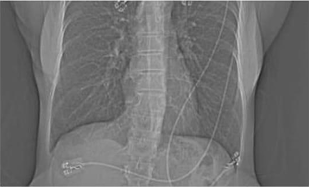
#> input picture lab2/4.PNG, 309 x 187 px, given in place of dalat.jpg, which was not available
$ jupyter execute --allow-errors Lab4.ipynb   (text cells are left out)
#> lines starting #> are read from the running program, lines starting #| are printed output that depends on the picture; after the words box and inside, x2 and y2 are one past the last pixel; in counts of white or black regions, pixels touching at a corner belong together; pictures that were not available may be replaced by others from this repository, and a replacement may not be noted
[cell 1]
from PIL import Image
import numpy as np
import imageio.v2 as iio
import scipy.ndimage as nd
import matplotlib.pylab as plt
from skimage.filters.thresholding import threshold_otsu

data = Image.open('dalat.jpg').convert('L')

a = np.asarray(data)

thres = threshold_otsu(a)
#> thres = 116

b = a > thres
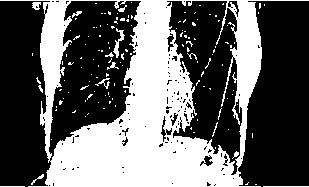
#> b: shape (187, 309) bool; 39.2% white; 140 white regions (126 under 20 px), largest, box (x1, y1, x2, y2) and area: (0, 0, 309, 187) 21610, (113, 28, 125, 58) 113, (32, 2, 41, 10) 51

b = Image.fromarray(b)

plt.imshow(b)
plt.show()

[cell 2]
from PIL import Image
import numpy as np
import imageio.v2 as iio
import scipy.ndimage as nd
import matplotlib.pylab as plt
from skimage.filters import threshold_local

data = Image.open('dalat.jpg').convert('L')

a = np.asarray(data)

# performing local thresholding
b = threshold_local(a, 39, offset=10)
#> b: shape (187, 309) float64

b = Image.fromarray(b)
#> b: PIL image 309x187 F

plt.imshow(b)
plt.show()

[cell 3]
import cv2
from PIL import Image
import numpy as np
import imageio.v2 as iio
from scipy.ndimage import label
import matplotlib.pylab as plt
from skimage.filters import threshold_local

data = cv2.imread('dalat.jpg')
#> data: shape (187, 309, 3); min 38, max 228, mean 112.5

a = cv2.cvtColor(data, cv2.COLOR_BGR2GRAY)

thresh, b1 = cv2.threshold(a, 0, 255, cv2.THRESH_BINARY_INV + cv2.THRESH_OTSU)
#> thresh = 116


b2 = cv2.erode(b1, None, iterations=2)
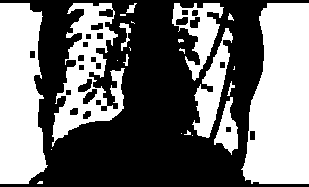
#> b2: shape (187, 309); 44.5% white; 23 white regions (12 under 20 px), largest, box (x1, y1, x2, y2) and area: (241, 3, 309, 184) 9760, (0, 3, 48, 184) 7083, (52, 3, 125, 147) 4493

dist_trans = cv2.distanceTransform(b2, cv2.DIST_L2, 3)
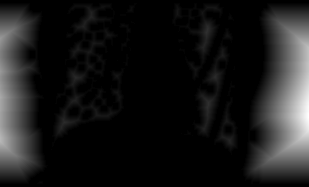
#> dist_trans: shape (187, 309) float32; min 0, max 57.3, mean 5.8; drawn with min black and max white


thresh, dt = cv2.threshold(dist_trans, 1, 255, cv2.THRESH_BINARY)
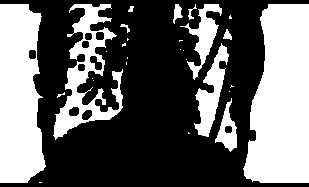
#> dt: shape (187, 309) float32; 39.4% white; 28 white regions (17 under 20 px), largest, box (x1, y1, x2, y2) and area: (243, 4, 309, 183) 9440, (0, 4, 46, 183) 6783, (53, 4, 123, 140) 3327
# performing labeling
labelled, ncc = label(dt)
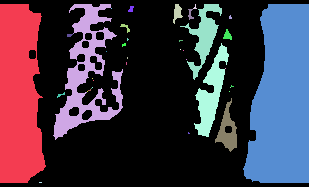
#> labelled: shape (187, 309) int32; 39 distinct labels, from 0 to 38; one colour per label, 0 black
#> ncc = 38
# labelled is converted to 32-bit integer
labelled = labelled.astype(np.int32)
# performing watershed
cv2.watershed(data, labelled)
b = Image.fromarray(labelled)
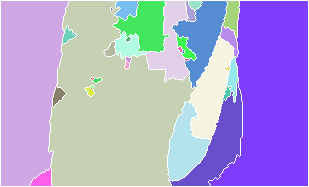
#> b: PIL image 309x187 I; 39 distinct labels, from -1 to 38; one colour per label, 0 black, -1 white

plt.imshow(b)
plt.show()
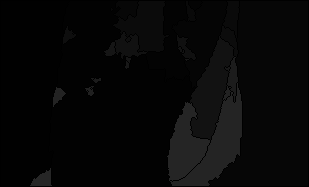
#> shown: shape (187, 309, 4); mean R, G, B, A 7, 7, 7, 255

[cell 4]
import cv2
from PIL import Image
import numpy as np
import imageio.v2 as iio
import scipy.ndimage as nd
from scipy.ndimage import label
import matplotlib.pylab as plt
from skimage.filters import threshold_local


data = Image.open('a.gif').convert('L')
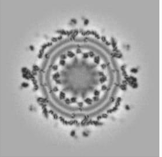
#> input picture lab2/5.PNG, 162 x 157 px, given in place of a.gif, which was not available
#> data: PIL image 162x157 L
b = nd.binary_dilation(data, iterations=50)
#> b: shape (157, 162) bool; every value is 1

c = Image.fromarray(b)
#> c: PIL image 162x157 1; every value is 1
c.show()
plt.imshow(c)
plt.show()

[cell 5]
import cv2
from PIL import Image
import numpy as np
import imageio.v2 as iio
import scipy.ndimage as nd
from scipy.ndimage import label # This import is present in the image but not used in the provided code snippet
import matplotlib.pylab as plt
from skimage.filters import threshold_local # This import is present in the image but not used in the provided code snippet

# opening the image and converting it to grayscale
data = Image.open('a.gif').convert('L')
# defining the structuring element
s = [[0, 1, 0], [1, 1, 1], [0, 1, 0]]
b = nd.binary_opening(data, structure=s, iterations=25)
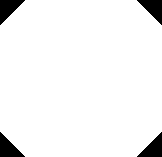
#> b: shape (157, 162) bool; 94.9% white; 4 black regions, box (x1, y1, x2, y2) and area: (0, 0, 25, 25) 325, (137, 0, 162, 25) 325, (0, 132, 25, 157) 325, (137, 132, 162, 157) 325

c = Image.fromarray(b)
c.show()
plt.imshow(c)
plt.show()

#> (a cell that did not finish here is left out)

[cell 7]
import cv2
from PIL import Image
import numpy as np
import imageio.v2 as iio
import scipy.ndimage as nd
from scipy.ndimage import label # This import is present in the image but not used in the provided code snippet
import matplotlib.pylab as plt
from skimage.filters import threshold_local # This import is present in the image but not used in the provided code snippet

# opening the image and converting it to grayscale
data = Image.open('a.gif').convert('L')
# defining the structuring element
s = [[0, 1, 0], [1, 1, 1], [0, 1, 0]]
b = nd.binary_erosion(data, structure=s, iterations=50)
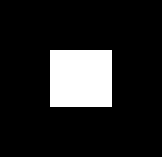
#> b: shape (157, 162) bool; 13.9% white; 1 white region, box (x1, y1, x2, y2) and area: (50, 50, 112, 107) 3534

c = Image.fromarray(b)
c.show()
plt.imshow(c)
plt.show()

[cell 8]
import cv2
from PIL import Image
import numpy as np
import imageio.v2 as iio
import scipy.ndimage as nd
from scipy.ndimage import label # This import is present in the image but not used in the provided code snippet
import matplotlib.pylab as plt
from skimage.filters import threshold_local # This import is present in the image but not used in the provided code snippet

# opening the image and converting it to grayscale
data = Image.open('a.gif').convert('L')
# defining the structuring element
s = [[0, 1, 0], [1, 1, 1], [0, 1, 0]]
b = nd.binary_closing(data, structure=s, iterations=50)

c = Image.fromarray(b)
c.show()
plt.imshow(c)
plt.show()

[cell 9]
import cv2
import numpy as np
import matplotlib.pyplot as plt
from skimage.filters import threshold_otsu
import os

# --- 1. Load the image ---
# Assuming the image 'dalat.jpg' is in a folder named 'exercise'
# You might need to adjust the path if your setup is different.
image_path = os.path.join('exercise', 'dalat.jpg')

# Check if the image file exists
#> (the rest of this cell did not finish here and is left out)

[cell 10]
import cv2
import numpy as np
import matplotlib.pyplot as plt
import os

# --- Cài đặt đường dẫn ảnh và tọa độ vùng Hồ Xuân Hương ---
image_path = os.path.join('exercise', 'dalat.jpg')

# Tọa độ vùng Hồ Xuân Hương ban đầu (y_start, y_end, x_start, x_end)
# BẠN CẦN ĐIỀU CHỈNH CÁC GIÁ TRỊ NÀY CHO PHÙ HỢP VỚI ẢNH CỦA BẠN
y1_original, y2_original = 250, 550  # Ví dụ: từ hàng 250 đến 550
x1_original, x2_original = 150, 600  # Ví dụ: từ cột 150 đến 600

# --- 1. Đọc và chuyển đổi ảnh sang grayscale ---
img_bgr = cv2.imread(image_path)
#> img_bgr: shape (157, 162, 3); min 40, max 255, mean 168

if img_bgr is None:
    print(f"Lỗi: Không thể mở hoặc tìm thấy ảnh tại {image_path}")
    print("Vui lòng đảm bảo 'dalat.jpg' nằm trong thư mục 'exercise'.")
    exit()

img_gray = cv2.cvtColor(img_bgr, cv2.COLOR_BGR2GRAY)

# Đảm bảo vùng chọn nằm trong giới hạn ảnh
img_height, img_width = img_gray.shape
#> img_height = 157; img_width = 162
y1_original = max(0, y1_original)
y2_original = min(img_height, y2_original)
#> y2_original = 157
x1_original = max(0, x1_original)
x2_original = min(img_width, x2_original)
#> x2_original = 162

# --- 2. Chọn vùng Hồ Xuân Hương ---
ho_xuan_huong_region = img_gray[y1_original:y2_original, x1_original:x2_original].copy()
#> ho_xuan_huong_region = empty array

#> (the rest of this cell did not finish here and is left out)

[cell 11]
import cv2
import numpy as np
import matplotlib.pyplot as plt
import os
from scipy.ndimage import binary_closing

# --- Cài đặt đường dẫn ảnh và tọa độ vùng Quảng trường Lâm Viên ---
image_path = os.path.join('exercise', 'dalat.jpg')

# Tọa độ vùng Quảng trường Lâm Viên ban đầu (y_start, y_end, x_start, x_end)
# BẠN CẦN ĐIỀU CHỈNH CÁC GIÁ TRỊ NÀY CHO PHÙ HỢP VỚI ẢNH CỦA BẠN
y1, y2 = 350, 650  # Ví dụ: từ hàng 350 đến 650
x1, x2 = 300, 700  # Ví dụ: từ cột 300 đến 700

# --- 1. Đọc ảnh và chuyển đổi sang grayscale ---
img_bgr = cv2.imread(image_path)

if img_bgr is None:
    print(f"Lỗi: Không thể mở hoặc tìm thấy ảnh tại {image_path}")
    print("Vui lòng đảm bảo 'dalat.jpg' nằm trong thư mục 'exercise'.")
    exit()

img_gray = cv2.cvtColor(img_bgr, cv2.COLOR_BGR2GRAY)

# Đảm bảo vùng chọn nằm trong giới hạn ảnh
img_height, img_width = img_gray.shape
y1 = max(0, y1)
y2 = min(img_height, y2)
#> y2 = 157
x1 = max(0, x1)
x2 = min(img_width, x2)
#> x2 = 162

# --- 2. Chọn vùng Quảng trường Lâm Viên và áp dụng Coordinate Mapping (tạo mask) ---
# Tạo một mask nhị phân cho vùng chọn
mask = np.zeros_like(img_gray, dtype=np.uint8)
mask[y1:y2, x1:x2] = 255 # Đặt các pixel trong vùng chọn thành màu trắng (255)

# Áp dụng mask lên ảnh grayscale gốc để chỉ lấy vùng quan tâm
# Các pixel ngoài vùng mask sẽ là 0 (đen)
region_of_interest = cv2.bitwise_and(img_gray, img_gray, mask=mask)
#> region_of_interest: shape (157, 162); every value is 0

# Để áp dụng binary closing, chúng ta cần một ảnh nhị phân (chỉ 0 và 1 hoặc 0 và 255).
# Giả sử chúng ta muốn áp dụng closing lên chính vùng đó,
# chúng ta có thể ngưỡng hóa nó trước nếu nó có nhiều sắc độ xám.
# Hoặc nếu mục đích là làm mịn biên của vùng đã chọn, chúng ta có thể làm việc trực tiếp trên mask.
# Tôi sẽ áp dụng binary closing trên vùng đã được tách ra từ ảnh gốc (region_of_interest)
# sau khi đã ngưỡng hóa nó.

# Thường thì Binary Closing hoạt động tốt nhất trên ảnh đã được nhị phân hóa.
# Ta sẽ nhị phân hóa vùng quan tâm này (ví dụ, bằng Otsu hoặc một ngưỡng cố định)
# để có thể áp dụng binary closing một cách hiệu quả.
# Nếu mục tiêu là làm mịn biên của MASK, thì làm trên mask trực tiếp sẽ hợp lý hơn.
# Với yêu cầu "Binary Closing cho vùng vừa chọn", tôi sẽ giả định là trên chính mask vùng chọn.

# Chuyển mask sang boolean cho scipy.ndimage
mask_boolean = mask > 0

# --- 3. Dùng phương pháp Binary Closing cho vùng vừa chọn ---
# Định nghĩa một structuring element (kernel)
# Kernel hình elip hoặc hình chữ nhật thường được dùng
# Example: kernel = np.ones((5,5),np.uint8) for a 5x5 square
# For scipy.ndimage, a simple square structuring element:
struct_element = np.ones((5,5), dtype=bool) # Ví dụ kernel 5x5
# Bạn có thể thử các kích thước kernel khác nhau hoặc hình dạng khác

closed_mask_boolean = binary_closing(mask_boolean, structure=struct_element, iterations=1)
closed_mask = (closed_mask_boolean * 255).astype(np.uint8)

# Áp dụng mask đã đóng lên ảnh grayscale gốc để lấy kết quả cuối cùng
final_image = cv2.bitwise_and(img_gray, img_gray, mask=closed_mask)


# Để minh họa rõ hơn, chúng ta có thể tạo một ảnh màu highlight
highlighted_img = img_bgr.copy()
# Tạo mask màu xanh cho vùng đã được xử lý
highlighted_img[closed_mask > 0] = [255, 0, 0] # Màu xanh dương (BGR) cho vùng đã đóng


# --- 4. Lưu vào máy với tên quan_truong_lam_vien.jpg ---
output_filename = 'quan_truong_lam_vien.jpg'
cv2.imwrite(output_filename, final_image) # Lưu ảnh grayscale đã đóng
print(f"Ảnh kết quả được lưu tại: '{output_filename}'")

# --- Hiển thị ảnh trên màn hình ---
plt.figure(figsize=(15, 6))

plt.subplot(1, 3, 1)
plt.imshow(img_bgr[:, :, ::-1]) # Ảnh gốc
plt.title('Ảnh gốc Đà Lạt')
plt.axis('off')

plt.subplot(1, 3, 2)
plt.imshow(mask, cmap='gray') # Mask ban đầu
plt.title('Mask vùng Quảng trường Lâm Viên')
plt.axis('off')

plt.subplot(1, 3, 3)
plt.imshow(final_image, cmap='gray') # Ảnh đã áp dụng Binary Closing
plt.title('Vùng đã áp dụng Binary Closing')
plt.axis('off')

plt.tight_layout()
plt.show()

# Hiển thị ảnh gốc với vùng đã xử lý được highlight
plt.figure(figsize=(8, 8))
plt.imshow(highlighted_img[:, :, ::-1])
plt.title('Vùng Quảng trường Lâm Viên (đã đóng) trên ảnh gốc')
plt.axis('off')
plt.show()

[cell 12]
import cv2
import numpy as np
import matplotlib.pyplot as plt
import os
from skimage.filters import threshold_otsu
from scipy.ndimage import binary_dilation, binary_erosion # Used for dilation and erosion

# --- Configuration ---
IMAGE_PATH = os.path.join('exercise', 'dalat.jpg')

# Define regions (These are example coordinates, adjust as needed for your 'dalat.jpg')
# LangBiang coordinates (for Shift and Otsu)
LANG_BIANG_COORDS = {'y1': 100, 'y2': 300, 'x1': 200, 'x2': 450}
# Ho Xuan Huong coordinates (for Rotate and Adaptive Thresholding)
HO_XUAN_HUONG_COORDS = {'y1': 250, 'y2': 550, 'x1': 150, 'x2': 600}
# Quan Truong Lam Vien coordinates (for Coordinate Mapping and Binary operations)
QUAN_TRUONG_LAM_VIEN_COORDS = {'y1': 350, 'y2': 650, 'x1': 300, 'x2': 700}

# --- Helper Functions for Image Operations ---

def load_and_preprocess_image(path):
    """Loads an image and converts it to grayscale."""
    img_bgr = cv2.imread(path)
    if img_bgr is None:
        print(f"Lỗi: Không thể mở hoặc tìm thấy ảnh tại {path}")
        return None, None
    img_gray = cv2.cvtColor(img_bgr, cv2.COLOR_BGR2GRAY)
    return img_bgr, img_gray

def get_region_of_interest(img, coords):
    """Extracts a region of interest based on given coordinates."""
    y1, y2, x1, x2 = coords['y1'], coords['y2'], coords['x1'], coords['x2']
    img_height, img_width = img.shape
    y1 = max(0, y1)
    y2 = min(img_height, y2)
    x1 = max(0, x1)
    x2 = min(img_width, x2)
    return img[y1:y2, x1:x2].copy(), (y1, y2, x1, x2)

def coordinate_mapping(img_gray, coords):
    """Applies coordinate mapping to create a mask for a specific region."""
    y1, y2, x1, x2 = coords['y1'], coords['y2'], coords['x1'], coords['x2']

    mask = np.zeros_like(img_gray, dtype=np.uint8)
    mask[y1:y2, x1:x2] = 255

    # Return the mask. The actual image processing will be done on this mask or with it.
    return mask

# [107 lines left out: functions rotate_object, scale_object, shift_object, adaptive_thresholding_segment, binary_dilation_segment, binary_erosion_segment and 1 more, not called in this run]

# --- Main Program Logic ---

def display_menu():
    print("\n--- Menu Xử lý ảnh ---")
    print("geometric_transformation")
    print("  1. coordinate_mapping")
    print("  2. Rotate")
    print("  3. Scale")
    print("  4. Shift")
    print("segment")
    print("  5. Adaptive_thresholding")
    print("  6. Binary_dilation")
    print("  7. Binary_erosion")
    print("  8. Otsu")
    print("-------------------------")
    print("9. Kết hợp 2 chức năng (1 geometric_transformation + 1 segment)")
    print("0. Thoát")
    print("-------------------------")

def get_user_choice(prompt):
    while True:
        try:
            choice = input(prompt).strip()
            if choice.lower() == 'thoat' or choice == '0':
                return '0'
            return choice
        except ValueError:
            print("Lựa chọn không hợp lệ. Vui lòng nhập số.")

def process_single_function(choice, img_bgr, img_gray):
    result_img = None
    title = ""
    coords = None # To store coordinates of the region chosen

    if choice == '1': # coordinate_mapping
        coords = QUAN_TRUONG_LAM_VIEN_COORDS
        region, _ = get_region_of_interest(img_gray, coords)
        mask = coordinate_mapping(img_gray, coords)
        # For display, show the masked original region
        result_img = cv2.bitwise_and(img_gray, img_gray, mask=mask)
        title = "Coordinate Mapping (Quảng trường Lâm Viên)"

    elif choice == '2': # Rotate
        coords = HO_XUAN_HUONG_COORDS
        region, _ = get_region_of_interest(img_gray, coords)
        result_img = rotate_object(region)
        title = "Rotate (Hồ Xuân Hương, 45°)"

    elif choice == '3': # Scale
        coords = LANG_BIANG_COORDS # Using LangBiang coords for scaling example
        region, _ = get_region_of_interest(img_gray, coords)
        scale_factor = float(input("Nhập hệ số co giãn (ví dụ: 0.5 để giảm 50%, 2 để tăng 200%): "))
        result_img = scale_object(region, scale_factor)
        title = f"Scale (LangBiang, {scale_factor*100:.0f}%)"

    elif choice == '4': # Shift
        coords = LANG_BIANG_COORDS
        region, (y1, y2, x1, x2) = get_region_of_interest(img_gray, coords)

        # Create a blank canvas to paste the shifted region onto for display
        # We'll use a canvas same size as original image to show shift in context
        shifted_canvas = np.zeros_like(img_gray, dtype=np.uint8)

        shift_x = 100 # Example shift to the right
        shift_y = 0   # No vertical shift

        # Calculate new position for the region
        new_x1 = x1 + shift_x
        new_y1 = y1 + shift_y
        new_x2 = x2 + shift_x
        new_y2 = y2 + shift_y

        # Clamp to image boundaries
        new_x1 = max(0, new_x1)
        new_y1 = max(0, new_y1)
        new_x2 = min(img_gray.shape[1], new_x2)
        new_y2 = min(img_gray.shape[0], new_y2)

        # Calculate region dimensions to avoid issues if shifted part is clipped
        current_width = x2 - x1
        current_height = y2 - y1

        # If the new region fits, paste it
        if new_x2 - new_x1 == current_width and new_y2 - new_y1 == current_height:
             shifted_canvas[new_y1:new_y2, new_x1:new_x2] = region
        else: # Handle clipping or incomplete shifts
             # This is a simplified approach. A more robust shift would involve
             # computing the overlapping part and copying only that.
             # For this menu, let's just re-extract the region at the new coords.
             # This means it's a "selection at a new shifted position", not "shifting the content of the original selection"
             result_img = img_gray[new_y1:new_y2, new_x1:new_x2]
             print(f"Lưu ý: Vùng dịch chuyển có thể bị cắt do giới hạn ảnh. Hiển thị vùng mới.")

        result_img = shifted_canvas if result_img is None else result_img # Use the canvas if not clipped
        title = f"Shift (LangBiang, +{shift_x}px ngang)"

    elif choice == '5': # Adaptive_thresholding
        coords = HO_XUAN_HUONG_COORDS
        region, _ = get_region_of_interest(img_gray, coords)
        result_img = adaptive_thresholding_segment(region, block_size=11, C_value=60)
        title = "Adaptive Thresholding (Hồ Xuân Hương, C=60)"

    elif choice == '6': # Binary_dilation
        coords = QUAN_TRUONG_LAM_VIEN_COORDS
        # For morphological ops, it's often better to work on a binary mask of the region
        mask = coordinate_mapping(img_gray, coords)
        # Apply a basic threshold to the region if it's grayscale, or just use the mask directly
        # Let's use the mask as the input for dilation/erosion
        result_img = binary_dilation_segment(mask, iterations=5) # Reduced iterations for visibility
        title = "Binary Dilation (Quảng trường Lâm Viên, 5 iter.)"

    elif choice == '7': # Binary_erosion
        coords = QUAN_TRUONG_LAM_VIEN_COORDS
        mask = coordinate_mapping(img_gray, coords)
        result_img = binary_erosion_segment(mask, iterations=5) # Reduced iterations for visibility
        title = "Binary Erosion (Quảng trường Lâm Viên, 5 iter.)"

    elif choice == '8': # Otsu
        coords = LANG_BIANG_COORDS
        region, _ = get_region_of_interest(img_gray, coords)
        result_img, _ = otsu_segment(region)
        title = "Otsu Thresholding (LangBiang)"

    if result_img is not None:
        plt.figure(figsize=(10, 5))
        plt.subplot(1, 2, 1)
        plt.imshow(img_bgr[:, :, ::-1])
        plt.title('Ảnh gốc')
        plt.axis('off')

        plt.subplot(1, 2, 2)
        plt.imshow(result_img, cmap='gray')
        plt.title(title)
        plt.axis('off')
        plt.tight_layout()
        plt.show()
    else:
        print("Không có kết quả để hiển thị hoặc có lỗi xảy ra.")

# [94 lines left out: function process_combined_functions, not called in this run]


def main():
    if not os.path.exists(IMAGE_PATH):
        print(f"Lỗi: Không tìm thấy ảnh '{IMAGE_PATH}'. Vui lòng đảm bảo ảnh và thư mục 'exercise' tồn tại.")
        return

    img_bgr, img_gray = load_and_preprocess_image(IMAGE_PATH)
    if img_bgr is None:
        return

    while True:
        display_menu()
        choice = get_user_choice("Nhập lựa chọn của bạn (0-9): ")

        if choice == '0':
            print("Thoát chương trình. Tạm biệt!")
            break
        elif choice in ['1', '2', '3', '4', '5', '6', '7', '8']:
            process_single_function(choice, img_bgr, img_gray)
        elif choice == '9':
            print("\n--- Chọn chức năng kết hợp ---")
            geo_choice = get_user_choice("Chọn chức năng geometric_transformation (1-4): ")
            if geo_choice not in ['1', '2', '3', '4']:
                print("Lựa chọn biến đổi hình học không hợp lệ.")
                continue

            seg_choice = get_user_choice("Chọn chức năng segment (5-8): ")
            if seg_choice not in ['5', '6', '7', '8']:
                print("Lựa chọn phân đoạn không hợp lệ.")
                continue

            process_combined_functions(geo_choice, seg_choice, img_bgr, img_gray)
        else:
            print("Lựa chọn không hợp lệ. Vui lòng thử lại.")
#> this loop made 7 passes; the answer given on pass 1: 1

if __name__ == "__main__":
    main()
